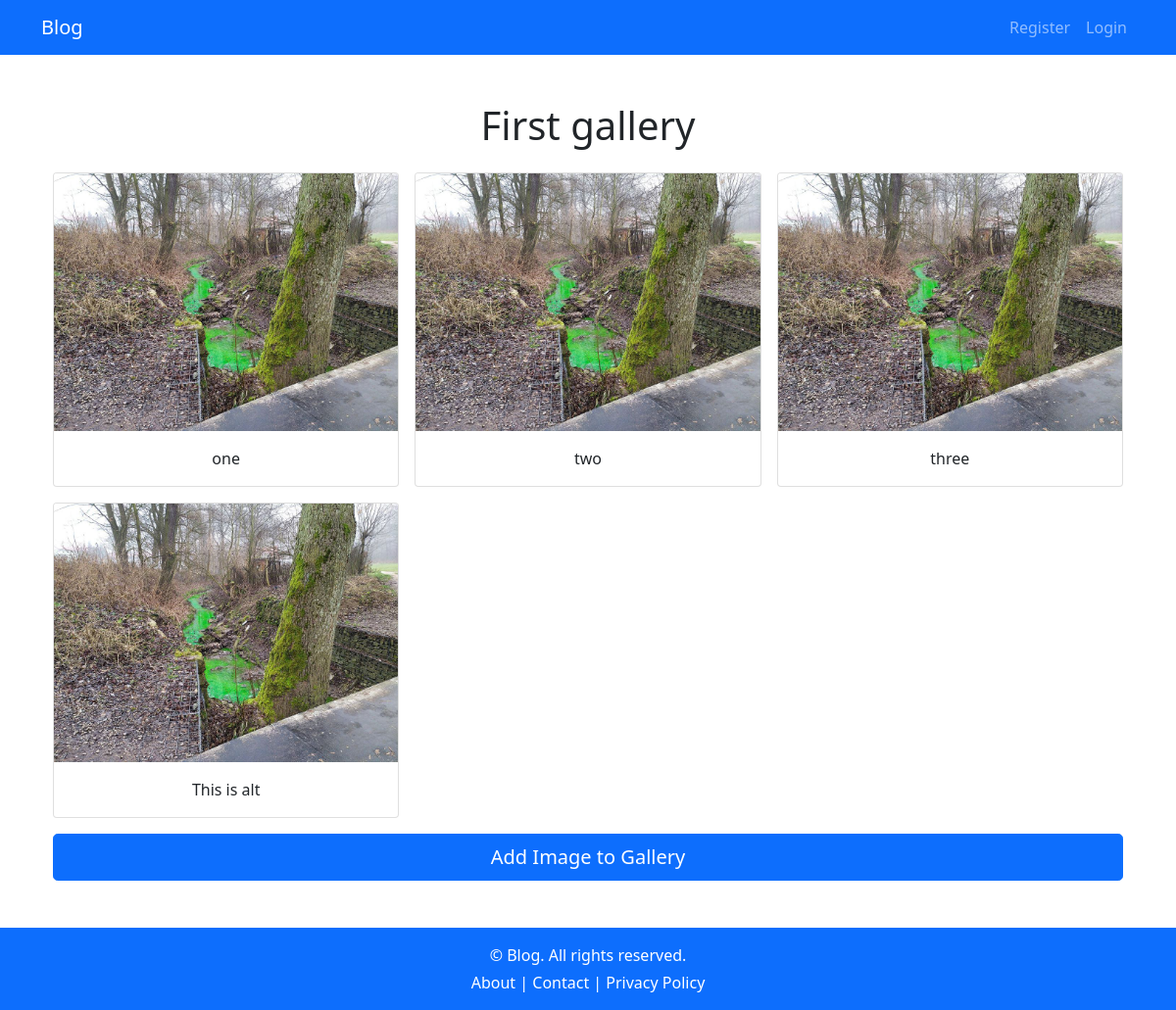
Before: /galleries/1/ with the older database file.
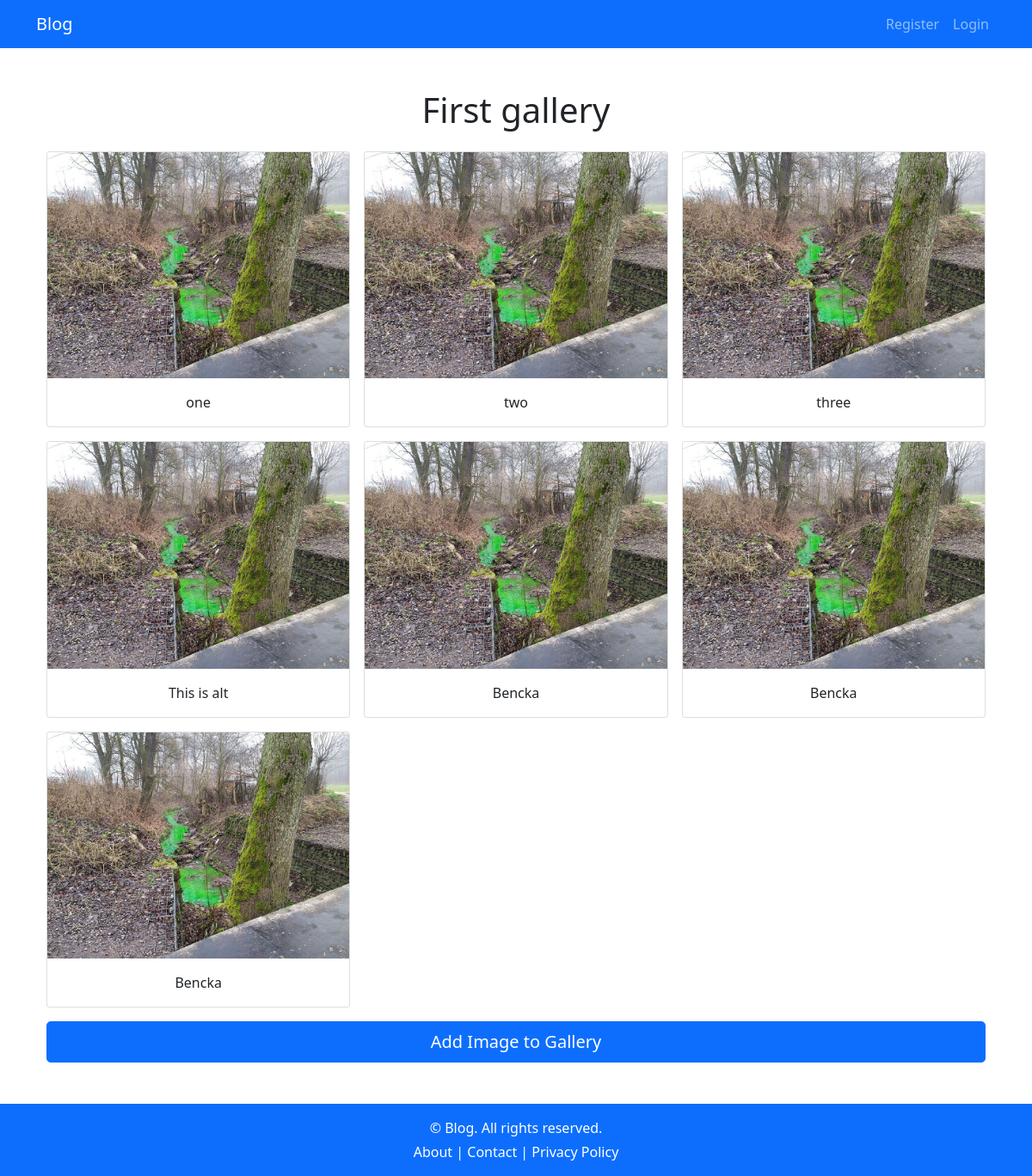
After: the same page with the newer database file.
### galleries/models.py (models this page shows, shortened)
class Gallery(models.Model):
    title = models.CharField(max_length=100)

class GalleryImage(models.Model):
    gallery = models.ForeignKey(Gallery, on_delete=models.CASCADE,related_name='images')
    image = models.ImageField(upload_to='galleries/%Y/%m/%d')
    alt = models.CharField(max_length=255)

### galleries/views.py (the view)
# urls.py: path("<int:id_id>/", gallery_details, name="details"),
def gallery_details(request, id_id):
    gallery = Gallery.objects.get(id=id_id)
    return render(request, "galleries/details.html", {"gallery": gallery})

### galleries/templates/galleries/details.html
{% extends "blog/base.html" %}
{% load thumbnail %}
{% load crispy_forms_tags %}
{% block contents %}
<div class="container my-5">
    <h1 class="text-center mb-4">{{ gallery.title }}</h1>
    <div class="row g-3">
        {% for image in gallery.images.all %}
            <div class="col-md-4 col-sm-6">
                <div class="card">
                    <a href="{% url 'galleries:img_details' gallery.id 2 %}" target="_blank" class="text-decoration-none">
                        <img
                            src="{% thumbnail image.image "300x300" crop="center" %}"
                            class="card-img-top"
                            alt="{{ image.alt }}">
                    </a>
                    <div class="card-body text-center">
                        <p class="card-text">{{ image.alt }}</p>
                    </div>
                </div>
            </div>
        {% endfor %}
        <div class="col-12">
            <a href="{% url 'galleries:add_image_to_gallery' gallery.id %}" class="btn btn-primary btn-lg w-100">
                Add Image to Gallery
            </a>
        </div>
    </div>
</div>
{% endblock %}

### blog/templates/blog/Base.html (shortened to what this page needs)
<!DOCTYPE html>
<html lang="en">
<head>
    <link href="https://cdn.jsdelivr.net/npm/bootstrap@5.0.2/dist/css/bootstrap.min.css" rel="stylesheet"
>
</head>
<body>
    <nav class="navbar navbar-expand-lg navbar-dark bg-primary">
        <div class="container">
            <a class="navbar-brand" href={% url 'posts:home' %}>Blog</a>
            <div class="collapse navbar-collapse" id="navbarNav">
                <ul class="navbar-nav ms-auto">
                    {% if not user.is_authenticated %}
                        <li class="nav-item">
                            <a class="nav-link" href="{% url 'posts:register' %}">Register</a>
                        </li>
                        <li class="nav-item">
                            <a class="nav-link" href="{% url 'posts:login' %}">Login</a>
                        </li>
                    {% endif %}
                </ul>
            </div>
        </div>
    </nav>
    <div class="container mt-4">
        {% block contents %}{% endblock %}
    </div>
    <footer class="bg-primary text-white text-center py-3 mt-4">
    <div class="container">
        <p class="mb-1">&copy; Blog. All rights reserved.</p>
        <p class="mb-0">
            <a href=# class="text-white text-decoration-none">About</a> |
            <a href=# class="text-white text-decoration-none">Contact</a> |
            <a href=# class="text-white text-decoration-none">Privacy Policy</a>
        </p>
    </div>
</footer>
</body>
</html>

Changed rows visible on the page:
added GalleryImage: image (picture), alt "Bencka"
added GalleryImage: image (picture), alt "Bencka"
added GalleryImage: image (picture), alt "Bencka"
